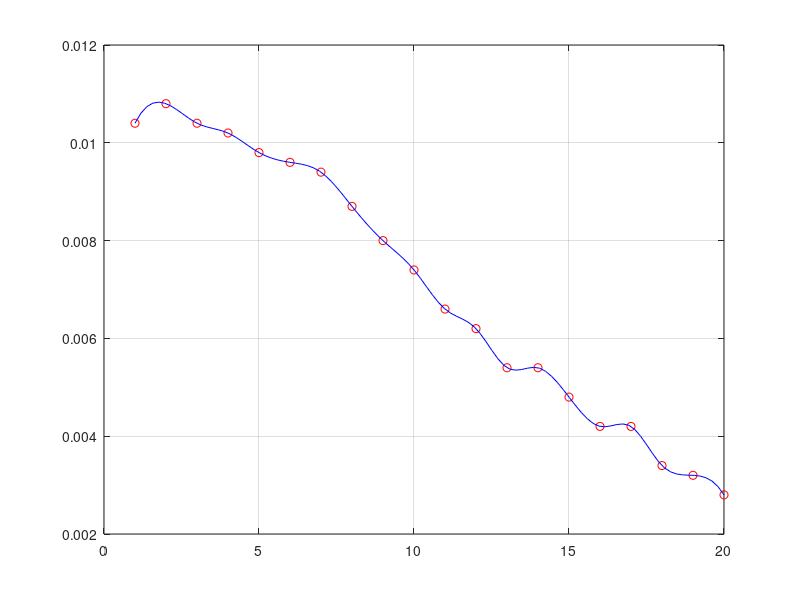
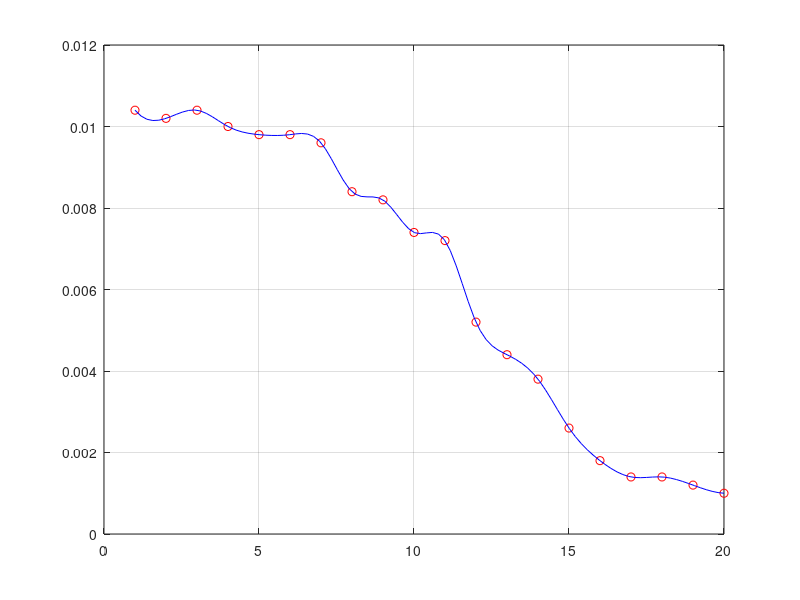
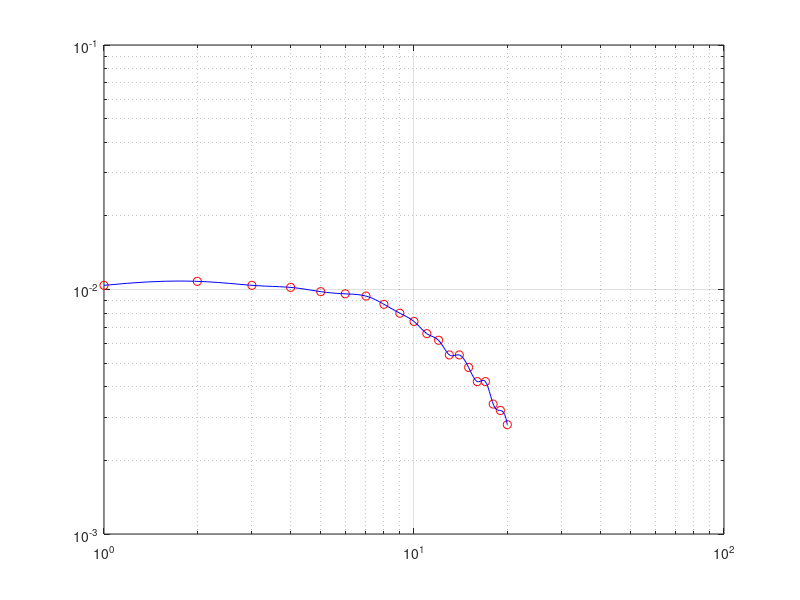
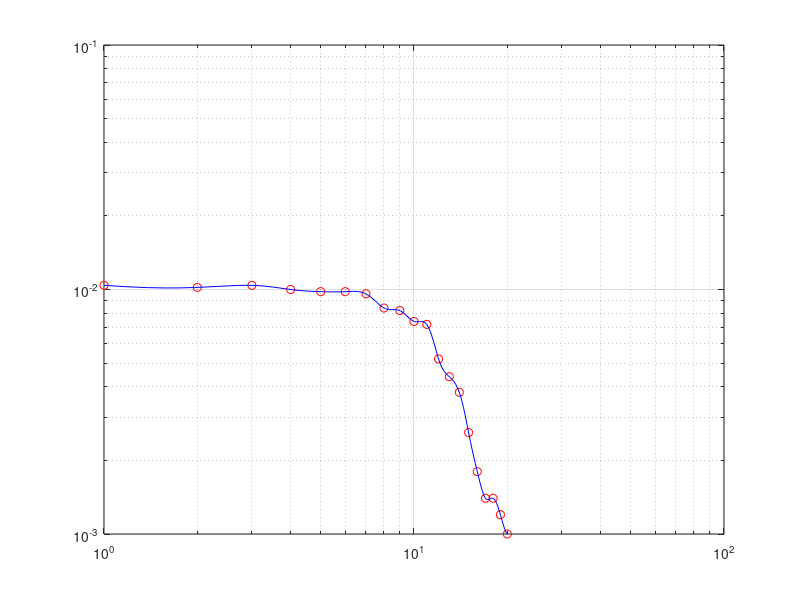

Write the MATLAB code that produced these figures, in order.
a = [1 2 3 4 5 6 7 8 9 10 11 12 13 14 15 16 17 18 19 20];
b = [0.0104 0.0108 0.0104 0.0102 0.0098 0.0096 0.0094 0.0087 0.008 0.0074 0.0066 0.0062 0.0054 0.0054 0.0048 0.0042 0.0042 0.0034 0.0032 0.0028];
x = linspace(1,20,100);
y = spline(a,b,x);
figure
plot(a,b,'or',x,y, '-b');
grid on; 
frequency = max(b)/sqrt(2);
disp(frequency);
a = [1 2 3 4 5 6 7 8 9 10 11 12 13 14 15 16 17 18 19 20];
b = [0.0104 0.0102 0.0104 0.01 0.0098 0.0098 0.0096 0.0084 0.0082 0.0074 0.0072 0.0052 0.0044 0.0038 0.0026 0.0018 0.0014 0.0014 0.0012 0.001];
x = linspace(1,20,100);
y = spline(a,b,x);
figure
plot(a,b,'or',x,y, '-b');
grid on;
frequency = max(b)/sqrt(2);
disp(frequency);
a = [1 2 3 4 5 6 7 8 9 10 11 12 13 14 15 16 17 18 19 20];
b = [0.0104 0.0108 0.0104 0.0102 0.0098 0.0096 0.0094 0.0087 0.008 0.0074 0.0066 0.0062 0.0054 0.0054 0.0048 0.0042 0.0042 0.0034 0.0032 0.0028];
x = linspace(1,20,100);
y = spline(a,b,x);
figure
loglog(a,b,'or',x,y,'-b');
grid on;

a = [1 2 3 4 5 6 7 8 9 10 11 12 13 14 15 16 17 18 19 20];
b = [0.0104 0.0102 0.0104 0.01 0.0098 0.0098 0.0096 0.0084 0.0082 0.0074 0.0072 0.0052 0.0044 0.0038 0.0026 0.0018 0.0014 0.0014 0.0012 0.001];
x = linspace(1,20,100);
y = spline(a,b,x);
figure
loglog(a,b,'or',x,y,'-b');
grid on;